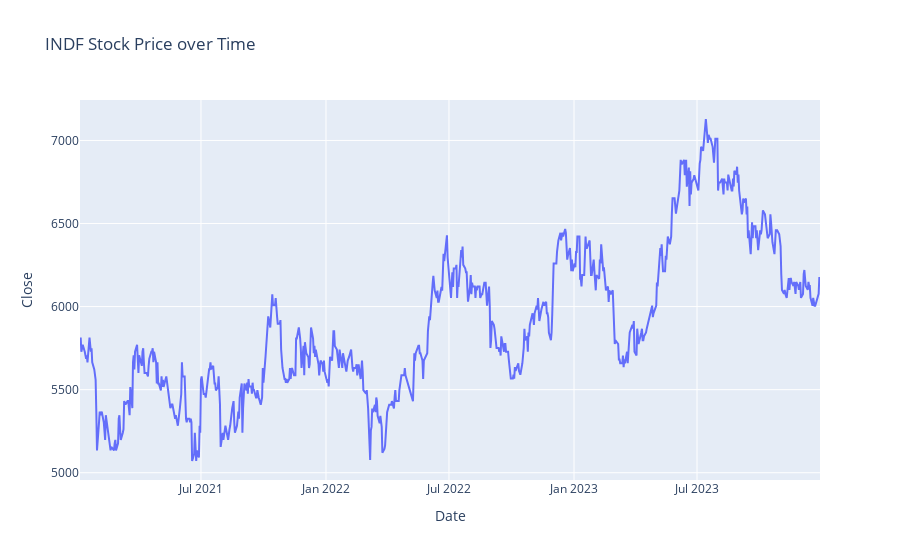

Notebook code cell kept with this figure:
### Markdown cell above
## Exploratory Data Analysis (EDA)

To understand the data better, several visualizations will be created from the `INDF.csv` dataset

### Code cell
df = pd.read_csv('INDF.csv')

# Convert Date column to datetime format
df['Date'] = pd.to_datetime(df['Date'])

# Create a line chart using Plotly
fig = px.line(df, x='Date', y='Close', title='INDF Stock Price over Time')

# Show the plot
fig.show()

### Figure 1 — Plotly figure (JSON) as saved in the notebook; plotly's stock layout.template omitted (floating-point values rounded to 4 significant figures; data arrays with more than 128 entries replaced by an {"elided": "..."} marker saying what was removed)
{"data": [{"hovertemplate": "Date=%{x}<br>Close=%{y}<extra></extra>", "legendgroup": "", "line": {"color": "#636efa", "dash": "solid"}, "marker": {"symbol": "circle"}, "mode": "lines", "name": "", "orientation": "v", "showlegend": false, "type": "scatter", "x": {"elided": "732 str values"}, "xaxis": "x", "y": {"elided": "732 float values"}, "yaxis": "y"}], "layout": {"legend": {"tracegroupgap": 0}, "title": {"text": "INDF Stock Price over Time"}, "xaxis": {"anchor": "y", "domain": [0, 1], "title": {"text": "Date"}}, "yaxis": {"anchor": "x", "domain": [0, 1], "title": {"text": "Close"}}}}
